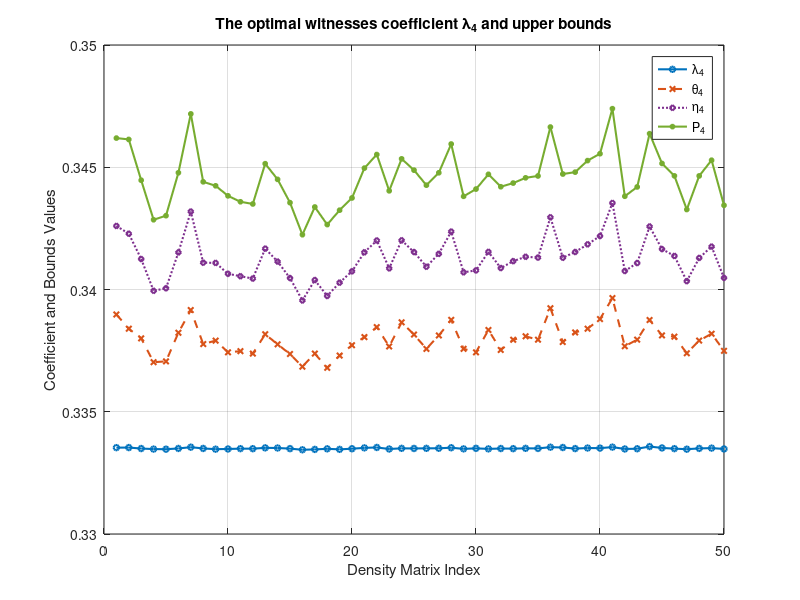

Write MATLAB code to recreate this figure.
% =========================================================================
% NUMERICAL INVESTIGATION OF RANDOM MIXED STATES AND WITNESS BOUNDS
%
% This script numerically investigates different mixed states by generating 
% 50 independent samples using MATLAB. Each random density matrix is 
% constructed as a finite convex combination of independently sampled 
% Haar-distributed pure states. Specifically, for each sample, 10000 independent 
% Haar-random pure states |\psi_j> are generated via QR decomposition of 
% complex Ginibre matrices. Random positive weights are assigned and the 
% resulting operator is normalized to unit trace, ensuring a valid density 
% matrix. The optimal witness coefficient \lambda_{4} and upper bounds 
% of the mixed state are derived and analyzed.
% =========================================================================

% Set random seed for reproducibility
rng(1);

% Define system dimensions
m = 3;
n = 3;

% Define the number of density matrices to generate
num_density_matrices = 50;

% Initialize arrays to store function values for each density matrix
lambda_4_values = zeros(num_density_matrices, 1);
theta_4_values = zeros(num_density_matrices, 1);
%zeta_4_values = zeros(num_density_matrices, 1);
eta_4_values = zeros(num_density_matrices, 1);
P_4_values = zeros(num_density_matrices, 1);

for k = 1:num_density_matrices
    % Initialize the density matrix
    rho = zeros(m*n, m*n);

    % Define the number of pure states to generate
    num_pure_states = 10000;

    for j = 1:num_pure_states
        % Generate a random complex matrix
        A = randn(m*n) + 1i*randn(m*n);

        % Perform QR decomposition on the matrix to obtain a random unitary matrix
        [Q, ~] = qr(A);

        % Select the first column vector of the unitary matrix as the pure state
        psi = Q(:, 1);

        % Generate random probability weight
        p = rand();

        % Accumulate the weighted pure state density matrix
        rho = rho + p * (psi * psi');
    end

    % Normalize the density matrix
    rho = rho / trace(rho);

    % Expand the density matrix rho row by row into a row vector
    rho_vector = rho(:).';

    % Initialize the correlation matrix
    correlation_matrix = zeros(size(rho));

    % Calculate each element of the correlation matrix
    for i = 1:size(rho,1)
        for j = 1:size(rho,2)
            unit_vector_i = zeros(1, size(rho,1));
            unit_vector_i(i) = 1; % First subsystem unit orthogonal basis column vector
            unit_vector_j = zeros(1, size(rho,2));
            unit_vector_j(j) = 1; % Second subsystem unit orthogonal basis column vector

            % Calculate the tensor product result
            tensor_product = kron(unit_vector_i, unit_vector_j);

            % Calculate the elements of the correlation matrix
            correlation_matrix(i,j) = rho_vector * tensor_product(:);
        end
    end

    % Calculate singular values
    singular_values = svd(correlation_matrix);

    % Sort singular values in descending order
    sorted_singular_values = sort(singular_values, 'descend');
    s1=sorted_singular_values(1); s2=sorted_singular_values(2); s3=sorted_singular_values(3); s4=sorted_singular_values(4);
    s5=sorted_singular_values(5); s6=sorted_singular_values(6); s7=sorted_singular_values(7); s8=sorted_singular_values(8);
    s9=sorted_singular_values(9); %s10=sorted_singular_values(10); s11=sorted_singular_values(11); s12=sorted_singular_values(12);
    %s13=sorted_singular_values(13); s14=sorted_singular_values(14); s15=sorted_singular_values(15); s16=sorted_singular_values(16);
%     s17=sorted_singular_values(17); s18=sorted_singular_values(18); s19=sorted_singular_values(19); s20=sorted_singular_values(20);
%     s21=sorted_singular_values(21); s22=sorted_singular_values(22); s23=sorted_singular_values(23); s24=sorted_singular_values(24);
%     s25=sorted_singular_values(25);

    % Matrix M3
    M3= [s1 s2 s4; s3 s6 s7; s5 s8 s9];

    % Calculate eigenvalues
    eigenvalues = eig(M3);

    % Find the maximum eigenvalue
    max_eigenvalue = max(eigenvalues);
    lambda_4 = max_eigenvalue;
    theta_4 = s1+s2+s4-s9*(1-(2*(s5+s8)/(s1+s2+s4-2*s9+sqrt((s1+s2+s4)^2-4*s9*((s1+s2+s4)-(s5+s8+s9))))));
    %zeta_4 = s1+s2+s4-s9*(1-sqrt((s5+s8)/(s1+s2+s4-s9)));
    eta_4 = s1+s2+s4-s9*(1-sqrt((s5+s8+s9)/(s1+s2+s4)));
    P_4 = s1+s2+s4;

    % Store function values
    lambda_4_values(k) = lambda_4;
    theta_4_values(k) = theta_4;
    %zeta_4_values(k) = zeta_4;
    eta_4_values(k) = eta_4;
    P_4_values(k) = P_4;
end


figure;
plot(1:num_density_matrices, lambda_4_values, 'o-', 'LineWidth', 1.5, 'MarkerSize', 4, 'DisplayName', '\lambda_4', 'Color', [0 0.4470 0.7410]);
hold on;
plot(1:num_density_matrices, theta_4_values, 'x--', 'LineWidth', 1.5, 'MarkerSize', 4, 'DisplayName', '\theta_4', 'Color', [0.8500 0.3250 0.0980]);
%plot(1:num_density_matrices, zeta_4_values, 's-.', 'LineWidth', 1.5, 'MarkerSize', 4, 'DisplayName', '\zeta_4', 'Color', [0.9290 0.6940 0.1250]);
plot(1:num_density_matrices, eta_4_values, 'd:', 'LineWidth', 1.5, 'MarkerSize', 4, 'DisplayName', '\eta_4', 'Color', [0.4940 0.1840 0.5560]);
plot(1:num_density_matrices, P_4_values, '*-', 'LineWidth', 1.5, 'MarkerSize', 4, 'DisplayName', 'P_4', 'Color', [0.4660 0.6740 0.1880]);
xlabel('Density Matrix Index');
ylabel('Coefficient and Bounds Values');
title('The optimal witnesses coefficient \lambda_{4} and upper bounds');
legend show;
grid on;
